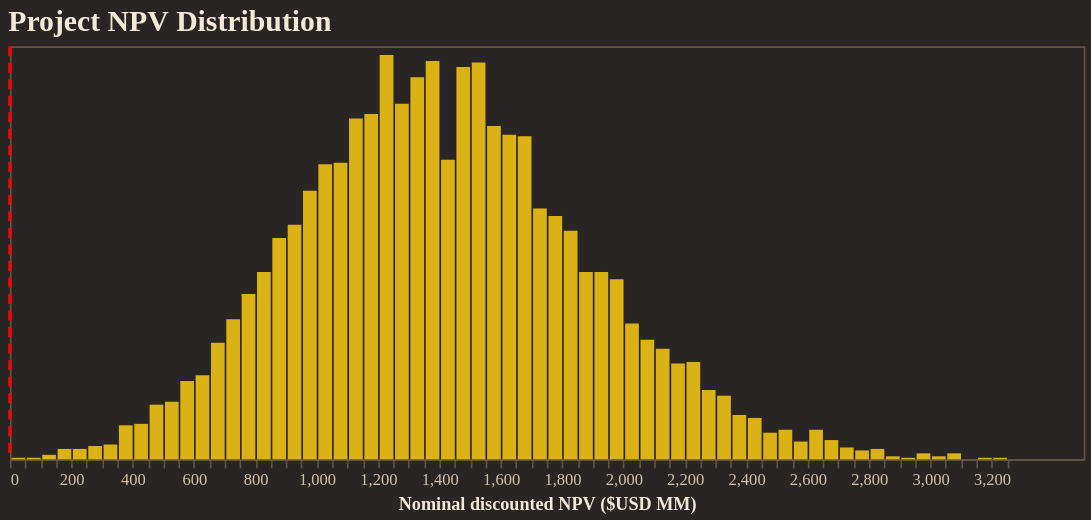

Write notebook code for a chart like this one.
### Code cell
from resgo.plotting.tables import npv_USD
import numpy as np
import pandas as pd

npv = npv_USD(
    simpack,
    nominal=True,
    discounted=True,
    success_only=False,
)
npv_usd = npv.to_numpy().ravel()
npv_df = pd.DataFrame({"npv_usd_mm": npv_usd / 1e6})

histogram = (
    alt.Chart(npv_df)
    .mark_bar(color="#FACC15", opacity=0.85)
    .encode(
        x=alt.X(
            "npv_usd_mm:Q",
            bin=alt.Bin(maxbins=100),
            title="Nominal discounted NPV ($USD MM)",
        ),
        y=alt.Y("count():Q", axis=None),
        tooltip=[alt.Tooltip("count():Q", title="Count")],
    )
    .properties(
        width=650,
        height=250,
        title="Project NPV Distribution",
    )
)

break_even = (
    alt.Chart(pd.DataFrame({"npv_usd_mm": [0]}))
    .mark_rule(color="red", strokeDash=[6, 4], strokeWidth=2)
    .encode(x="npv_usd_mm:Q")
)

fig = alt.layer(histogram, break_even)
fig.show()

### Figure 1 — Vega-Lite specification as saved in the notebook (floating-point values rounded to 4 significant figures; data arrays with more than 128 entries replaced by an {"elided": "..."} marker saying what was removed)
{"config": {"background": "#292524", "view": {"fill": "#292524", "stroke": "#665340"}, "title": {"color": "#f4e9d7", "font": "Merriweather", "fontSize": 18, "fontWeight": 600, "subtitleColor": "#d5c2a6", "anchor": "start"}, "axis": {"domainColor": "#665340", "gridColor": "#665340", "tickColor": "#665340", "labelColor": "#d5c2a6", "titleColor": "#f4e9d7", "labelFont": "Merriweather", "titleFont": "Merriweather"}, "legend": {"titleColor": "#f4e9d7", "labelColor": "#d5c2a6", "labelFont": "Merriweather", "titleFont": "Merriweather", "orient": "top-right", "symbolType": "circle"}, "header": {"labelColor": "#d5c2a6", "titleColor": "#f4e9d7", "labelFont": "Merriweather", "titleFont": "Merriweather"}, "mark": {"color": "#c78d3b"}, "line": {"color": "#c78d3b"}, "bar": {"color": "#c78d3b"}, "point": {"color": "#ddb06d"}, "area": {"color": "#c78d3b", "opacity": 0.35}, "text": {"color": "#f4e9d7", "font": "Merriweather"}, "range": {"category": ["#5DA5DA", "#F28E2B", "#59C36A", "#E15759", "#B07AA1", "#4ECDC4", "#FF9DA7", "#EDC948"]}}, "layer": [{"data": {"name": "data-0d3e3bbcb05960254d1ffb8bcba051ed"}, "mark": {"type": "bar", "color": "#FACC15", "opacity": 0.85}, "encoding": {"tooltip": [{"aggregate": "count", "title": "Count", "type": "quantitative"}], "x": {"bin": {"maxbins": 100}, "field": "npv_usd_mm", "title": "Nominal discounted NPV ($USD MM)", "type": "quantitative"}, "y": {"aggregate": "count", "axis": null, "type": "quantitative"}}, "title": "Project NPV Distribution"}, {"data": {"name": "data-83a0ef6621ce3be6c7bd66d40cf7fe67"}, "mark": {"type": "rule", "color": "red", "strokeDash": [6, 4], "strokeWidth": 2}, "encoding": {"x": {"field": "npv_usd_mm", "type": "quantitative"}}}], "height": 250, "width": 650, "$schema": "https://vega.github.io/schema/vega-lite/v5.20.1.json", "datasets": {"data-0d3e3bbcb05960254d1ffb8bcba051ed": {"elided": "6000 records"}, "data-83a0ef6621ce3be6c7bd66d40cf7fe67": [{"npv_usd_mm": 0}]}}
